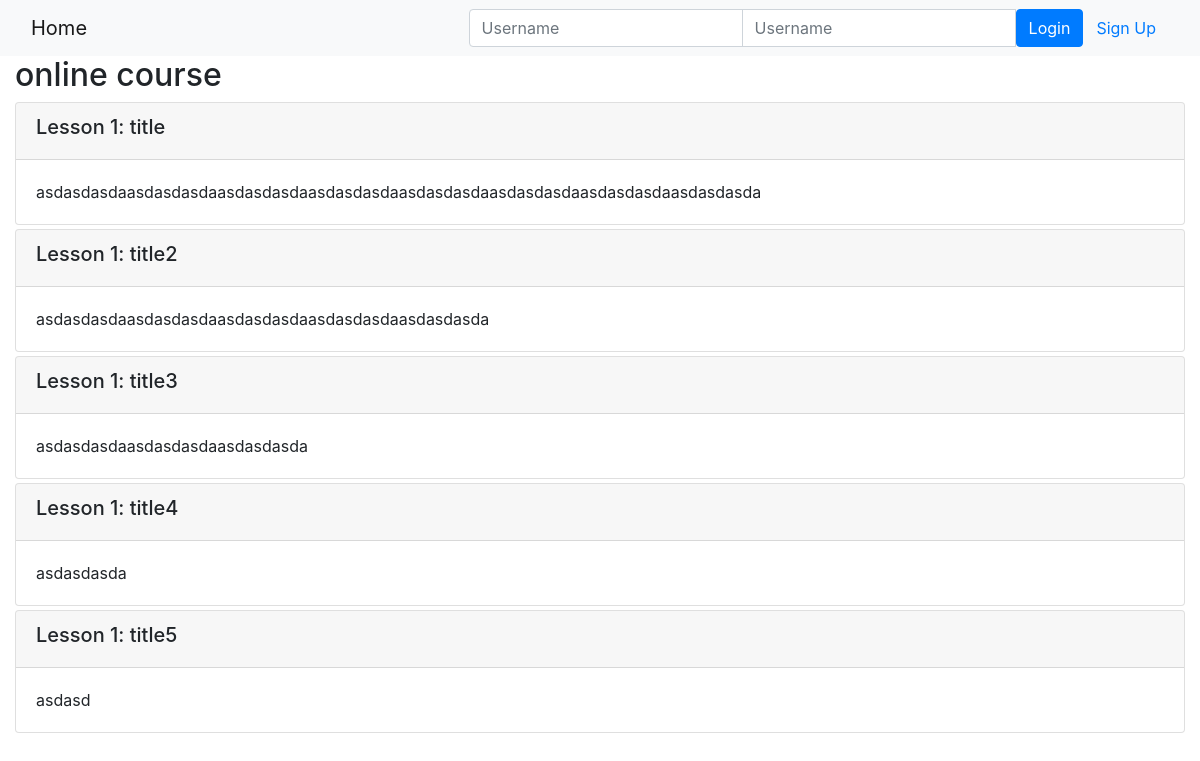
Page /onlinecourse/1/ on the committed database.
### onlinecourse/models.py (models this page shows, shortened)
class Course(models.Model):
    name = models.CharField(null=False, max_length=30, default='online course')
    image = models.ImageField(upload_to='course_images/')
    description = models.CharField(max_length=1000)
    pub_date = models.DateField(null=True)
    instructors = models.ManyToManyField(Instructor)
    users = models.ManyToManyField(settings.AUTH_USER_MODEL, through='Enrollment')
    total_enrollment = models.IntegerField(default=0)
    is_enrolled = False

class Lesson(models.Model):
    title = models.CharField(max_length=200, default="title")
    order = models.IntegerField(default=0)
    course = models.ForeignKey(Course, on_delete=models.CASCADE)
    content = models.TextField()

### onlinecourse/views.py (the view)
# urls.py: path('<int:pk>/', views.CourseDetailView.as_view(), name='course_details'),
class CourseDetailView(generic.DetailView):
    model = Course
    template_name = 'onlinecourse/course_detail_bootstrap.html'

### onlinecourse/templates/onlinecourse/course_detail_bootstrap.html (shortened to what this page needs)
<!DOCTYPE html>
<html lang="en">
<head>
     {% load static %}
    <link rel="stylesheet" href="https://maxcdn.bootstrapcdn.com/bootstrap/4.5.2/css/bootstrap.min.css">
</head>
<body>
    <nav class="navbar navbar-light bg-light">
        <div class="container-fluid">
            <div class="navbar-header">
                  <a class="navbar-brand" href="{% url 'onlinecourse:index' %}">Home</a>
            </div>
            <ul class="nav navbar-nav navbar-right">
                {% if user.is_authenticated %}
                <li>
                    <a class="btn btn-link" href="#">{{ user.first_name }}({{ user.username }})</a>
                    <a class="btn btn-link" href="{% url 'onlinecourse:logout' %}">Logout</a>
                </li>
                {% else %}
                <li>
                    <form class="form-inline" action="{% url 'onlinecourse:login' %}" method="post">
                        <div class="input-group">
                            <input type="text" class="form-control" placeholder="Username" name="username" >
                            <input type="password" class="form-control" placeholder="Username" name="psw" >
                            <button class="btn btn-primary" type="submit">Login</button>
                            <a class="btn btn-link" href="{% url 'onlinecourse:registration' %}">Sign Up</a>
                        </div>
                    </form>
                </li>
                {% endif %}
            </ul>
        </div>
    </nav>
    <div class="container-fluid">
            <h2>{{ course.name }}</h2>
            <div class="card-columns-vertical">
                {% for lesson in course.lesson_set.all %}
                    <div class="card mt-1">
                        <div class="card-header"><h5>Lesson {{lesson.order|add:1}}: {{lesson.title}}</h5></div>
                        <div class="card-body">{{lesson.content}}</div>
                    </div>
                {% endfor %}
            </div>
    </div>
</body>
</html>

### rows in the picture
Course: name "online course"
Lesson: order|add "1", title "title", content "asdasdasdaasdasdasdaasdasdasdaasdasdasdaasdasdasdaasdasdasdaasdasdasdaasdasdasda"
Lesson: order|add "1", title "title2", content "asdasdasdaasdasdasdaasdasdasdaasdasdasdaasdasdasda"
Lesson: order|add "1", title "title3", content "asdasdasdaasdasdasdaasdasdasda"
Lesson: order|add "1", title "title4", content "asdasdasda"
Lesson: order|add "1", title "title5", content "asdasd"
